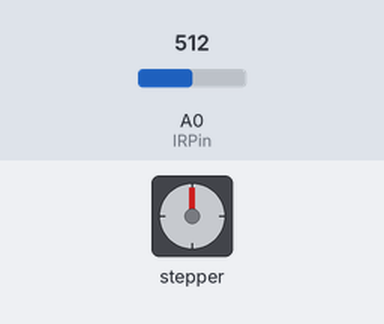
Bench run of a sketch on a simulated Arduino Uno, built with avr-gcc and run on an emulated ATmega328P. Parts: stepper motor. Wiring (inferred from the names in the program): stepper motor (2048 steps per turn assumed): coils pin 9, pin 10, pin 11, pin 12. The test bench sets the inputs (shaded band); at power-on: A0 (IRPin) = 512.

Above: at 0.05 s.
Timing chart, 0 to 3.0 s (numbered marks = the images above):
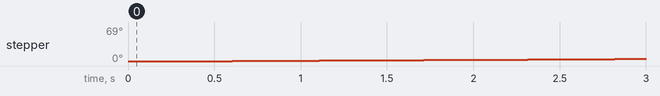

The sketch:

Omni_Radar.ino
```cpp
// Full-Step Motor Control
// Author: Yiyang Jiang

// The number of phase coils for the motor
const int NUMPHASES = 4;
// The pins on Arduino connected to the phases
const int PHASEPINS[NUMPHASES] = {9, 10, 11, 12};
// The number of increments per step, full step
const int INCREMENTSPERSTEP = 1;
// The totel increments per revolution
const int NUMINCREMENTS = NUMPHASES*INCREMENTSPERSTEP;
// The number of degrees per step for the motor
const int DEGREEPERSTEP;
// The delay time between increments
const int DELAYTIME = 100;
// A two-dimensional array for the state of each pole for each increment in a
// complete cycle of the four phase coils.
const bool POLESONOFF[NUMINCREMENTS][NUMPHASES] = {
  {HIGH, HIGH, LOW, LOW}, // Step 1
  {LOW, HIGH, HIGH, LOW}, // Step 2
  {LOW, LOW, HIGH, HIGH}, // Step 3
  {HIGH, LOW, LOW, HIGH} // Step 4
  //{HIGH, LOW, LOW, LOW}, // Step 1
  //{HIGH, HIGH, LOW, LOW}, // Step 2
  //{LOW, HIGH, LOW, LOW}, // Step 3
  //{LOW, HIGH, HIGH, LOW}, // Step 4
  //{LOW, LOW, HIGH, LOW}, // Step 5
  //{LOW, LOW, HIGH, HIGH}, // Step 6
  //{LOW, LOW, LOW, HIGH} // Step 7
  //{HIGH, LOW, LOW, HIGH} // Step 8
};
// The pin of the button
const int SWITCHPIN = 6;
// The current increment
int CURRENTINCREMENT = 0;

const int IRPin = A0;

void setup() {
  // put your setup code here, to run once:
  for (int phase=0; phase < NUMPHASES; phase++){
    pinMode(PHASEPINS[phase], OUTPUT);
    digitalWrite(PHASEPINS[phase], LOW);
  }
  pinMode(SWITCHPIN, INPUT_PULLUP);
}

void loop() {
// To keeo the current increment stay in the four possible increments
  CURRENTINCREMENT = (CURRENTINCREMENT+1) % NUMINCREMENTS;
  // Turn each the four phase pins on or off, according to the pattern for full steps
  for (int phase=0; phase<NUMPHASES; phase++){
    digitalWrite(PHASEPINS[phase], POLESONOFF[CURRENTINCREMENT][phase]);
  }

  // put your main code here, to run repeatedly:
  // Read the analog data from A0
  float voltage = 5/1024*analogRead(IRPin);
  // Calculate the distance
  float L = 20/(voltage-0.3);
  Serial.print("The distance is: ");
  Serial.println(L);
  // Delay for the appropriate time
  delay(DELAYTIME);
}
```
